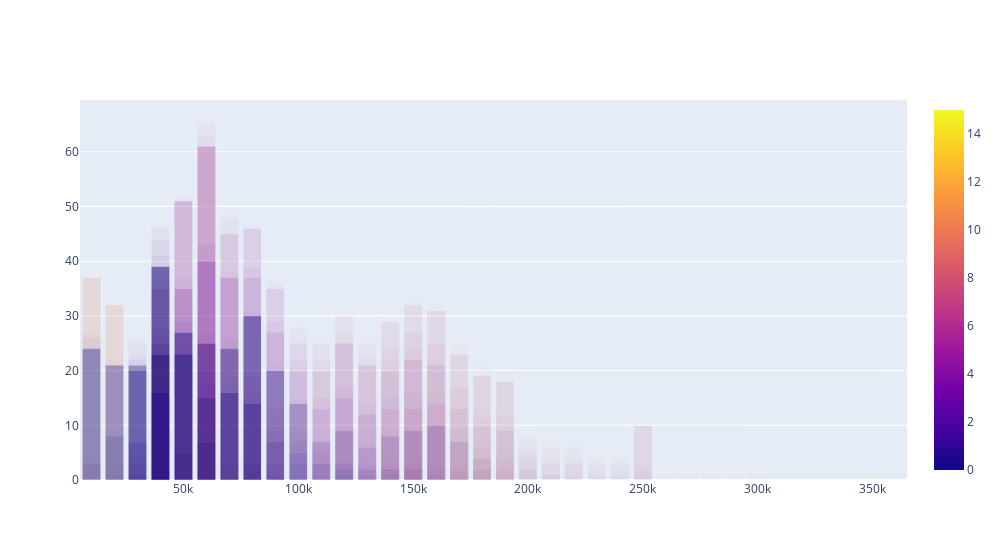

The notebook cell saved with this chart:
### Code cell
fig = go.Figure()
# fig = px.histogram(salary_df, x="Salary (Bucket)", color = "Experience Level", barmode = "overlay", pattern_shape='Experience in Years')

for value in salary_df["Experience Level"].unique():
    df_to_display = salary_df[salary_df["Experience Level"] == value]
    df_to_display = df_to_display[["Salary (Bucket)", "Experience in Years"]]
    # df_to_display = df_to_display.groupby(["Salary (Bucket)", "Experience in Years", "Experience Level", "Job ID"]).count().reset_index()
    # df_to_display = df_to_display.groupby(["Salary (Bucket)", "Experience in Years"]).count().reset_index()
    df_to_display = df_to_display.reset_index()
    df_to_display['Frequency'] = [list(df_to_display[(df_to_display["Salary (Bucket)"] == df_to_display.iloc[i]["Salary (Bucket)"]) 
                                    & (df_to_display["Experience in Years"] <= df_to_display.iloc[i]["Experience in Years"])].count())[0] for i in df_to_display.index]

    # plot structure
    fig2 = go.Figure()
    fig2 = px.bar(df_to_display,
                x='Salary (Bucket)',
                y='Frequency',
                # title='Test',
                color='Experience in Years',
                barmode='overlay',
                opacity = 0.01,
                color_continuous_scale = "greys")
    # fig2.data[0]['showlegend'] = False
    # fig2.update_layout(showlegend = False)
    fig.add_traces(list(fig2.select_traces()))
    # fig.add_trace(fig2.data[0])

    # fig.add_traces(list(px.bar(df_to_display,
    #             x='Salary (Bucket)',
    #             y='Frequency',
    #             #  title='Test',
    #             color='Experience in Years',
    #             barmode='overlay',
    #             opacity = 0.5,
    #             color_continuous_scale = "greys").select_traces()))

# fig.add_traces(list(px.histogram(salary_df, x="Salary (Bucket)", color = "Experience Level", opacity = 0.5).select_traces()))
fig.update_layout(width = 1000, barmode = "overlay")
fig.show()

### Figure 1 — Plotly figure (JSON) as saved in the notebook; plotly's stock layout.template omitted (floating-point values rounded to 4 significant figures; data arrays with more than 128 entries replaced by an {"elided": "..."} marker saying what was removed)
{"data": [{"alignmentgroup": "True", "hovertemplate": "Salary (Bucket)=%{x}<br>Frequency=%{y}<br>Experience in Years=%{marker.color}<extra></extra>", "legendgroup": "", "marker": {"color": {"elided": "1151 int values"}, "coloraxis": "coloraxis", "opacity": 0.01, "pattern": {"shape": ""}}, "name": "", "offsetgroup": "", "orientation": "v", "showlegend": false, "textposition": "auto", "type": "bar", "x": {"elided": "1151 int values"}, "xaxis": "x", "y": {"elided": "1151 int values"}, "yaxis": "y"}, {"alignmentgroup": "True", "hovertemplate": "Salary (Bucket)=%{x}<br>Frequency=%{y}<br>Experience in Years=%{marker.color}<extra></extra>", "legendgroup": "", "marker": {"color": {"elided": "487 int values"}, "coloraxis": "coloraxis", "opacity": 0.01, "pattern": {"shape": ""}}, "name": "", "offsetgroup": "", "orientation": "v", "showlegend": false, "textposition": "auto", "type": "bar", "x": {"elided": "487 int values"}, "xaxis": "x", "y": {"elided": "487 int values"}, "yaxis": "y"}, {"alignmentgroup": "True", "hovertemplate": "Salary (Bucket)=%{x}<br>Frequency=%{y}<br>Experience in Years=%{marker.color}<extra></extra>", "legendgroup": "", "marker": {"color": [], "coloraxis": "coloraxis", "opacity": 0.01, "pattern": {"shape": ""}}, "name": "", "offsetgroup": "", "orientation": "v", "showlegend": false, "textposition": "auto", "type": "bar", "x": [], "xaxis": "x", "y": [], "yaxis": "y"}, {"alignmentgroup": "True", "hovertemplate": "Salary (Bucket)=%{x}<br>Frequency=%{y}<br>Experience in Years=%{marker.color}<extra></extra>", "legendgroup": "", "marker": {"color": [2, 0, 10, 10, 10, 10, 10, 10, 10, 10, 9, 9, 9, 8, 8, 8, 8, 0, 0, 8, 8, 8, 8, 8, 8, 8, 8, 8, 5, 8, 0, 7, 7, 7, 10, 7, 7, 7, 7, 15, 15, 15, 15, 15, 15, 15, 15, 15, 15, 15, 15, 13, 13, 13, 10, 10, 10, 10, 10, 0, 0, 0, 0, 0, 0], "coloraxis": "coloraxis", "opacity": 0.01, "pattern": {"shape": ""}}, "name": "", "offsetgroup": "", "orientation": "v", "showlegend": false, "textposition": "auto", "type": "bar", "x": [null, null, 130000, 140000, 150000, 160000, 170000, 180000, 190000, 200000, 130000, 140000, 150000, 60000, 70000, 60000, 70000, null, null, null, 180000, 190000, 200000, 210000, 150000, 160000, 170000, 180000, null, null, null, null, null, null, null, null, null, null, null, 250000, 260000, 270000, 280000, 290000, 300000, 310000, 320000, 330000, 340000, 350000, 360000, null, null, null, 150000, 160000, 170000, 180000, 190000, 120000, 130000, 140000, 120000, 130000, 140000], "xaxis": "x", "y": [0, 0, 4, 4, 4, 3, 3, 4, 3, 2, 3, 3, 2, 2, 2, 2, 2, 0, 0, 0, 2, 1, 1, 1, 1, 1, 1, 2, 0, 0, 0, 0, 0, 0, 0, 0, 0, 0, 0, 1, 1, 1, 1, 1, 1, 1, 1, 1, 1, 1, 1, 0, 0, 0, 4, 3, 3, 4, 3, 2, 2, 2, 2, 2, 2], "yaxis": "y"}, {"alignmentgroup": "True", "hovertemplate": "Salary (Bucket)=%{x}<br>Frequency=%{y}<br>Experience in Years=%{marker.color}<extra></extra>", "legendgroup": "", "marker": {"color": {"elided": "182 int values"}, "coloraxis": "coloraxis", "opacity": 0.01, "pattern": {"shape": ""}}, "name": "", "offsetgroup": "", "orientation": "v", "showlegend": false, "textposition": "auto", "type": "bar", "x": {"elided": "182 int values"}, "xaxis": "x", "y": {"elided": "182 int values"}, "yaxis": "y"}, {"alignmentgroup": "True", "hovertemplate": "Salary (Bucket)=%{x}<br>Frequency=%{y}<br>Experience in Years=%{marker.color}<extra></extra>", "legendgroup": "", "marker": {"color": {"elided": "170 int values"}, "coloraxis": "coloraxis", "opacity": 0.01, "pattern": {"shape": ""}}, "name": "", "offsetgroup": "", "orientation": "v", "showlegend": false, "textposition": "auto", "type": "bar", "x": {"elided": "170 int values"}, "xaxis": "x", "y": {"elided": "170 int values"}, "yaxis": "y"}, {"alignmentgroup": "True", "hovertemplate": "Salary (Bucket)=%{x}<br>Frequency=%{y}<br>Experience in Years=%{marker.color}<extra></extra>", "legendgroup": "", "marker": {"color": [0, 0, 0, 0, 0, 5, 5, 5], "coloraxis": "coloraxis", "opacity": 0.01, "pattern": {"shape": ""}}, "name": "", "offsetgroup": "", "orientation": "v", "showlegend": false, "textposition": "auto", "type": "bar", "x": [120000, 130000, 140000, 30000, 40000, null, null, null], "xaxis": "x", "y": [1, 1, 1, 1, 1, 0, 0, 0], "yaxis": "y"}], "layout": {"barmode": "overlay", "width": 1000}}
